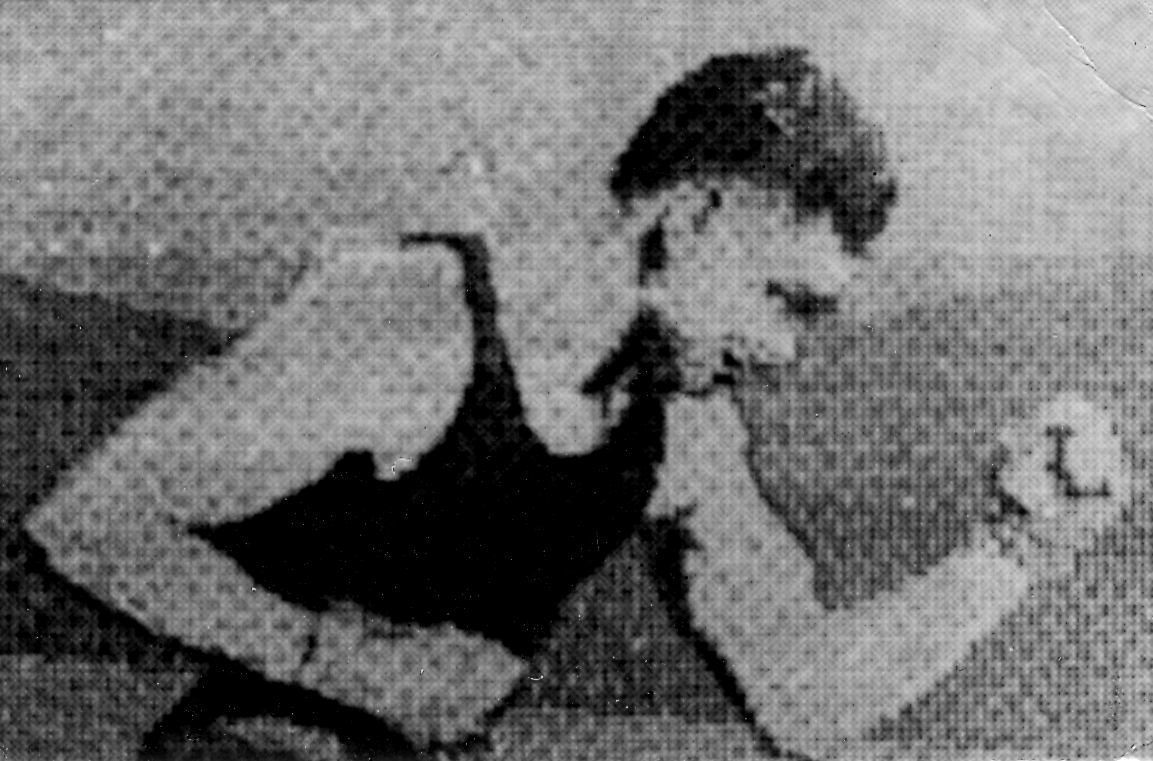
#> input picture CSE 4-1 Lab/Digital-image-processing/image-processing/Fig01.png, 1153 x 761 px
$ python 'binary image.py'
#> lines starting #> are read from the running program, lines starting #| are printed output that depends on the picture; after the words box and inside, x2 and y2 are one past the last pixel; in counts of white or black regions, pixels touching at a corner belong together
import cv2
import matplotlib.pyplot as plt

image = cv2.imread('Fig01.png')
#> image is the input picture: shape (761, 1153, 3); min 0, max 255, mean 112.4

_, binary_image = cv2.threshold(image, 127, 255, cv2.THRESH_BINARY)
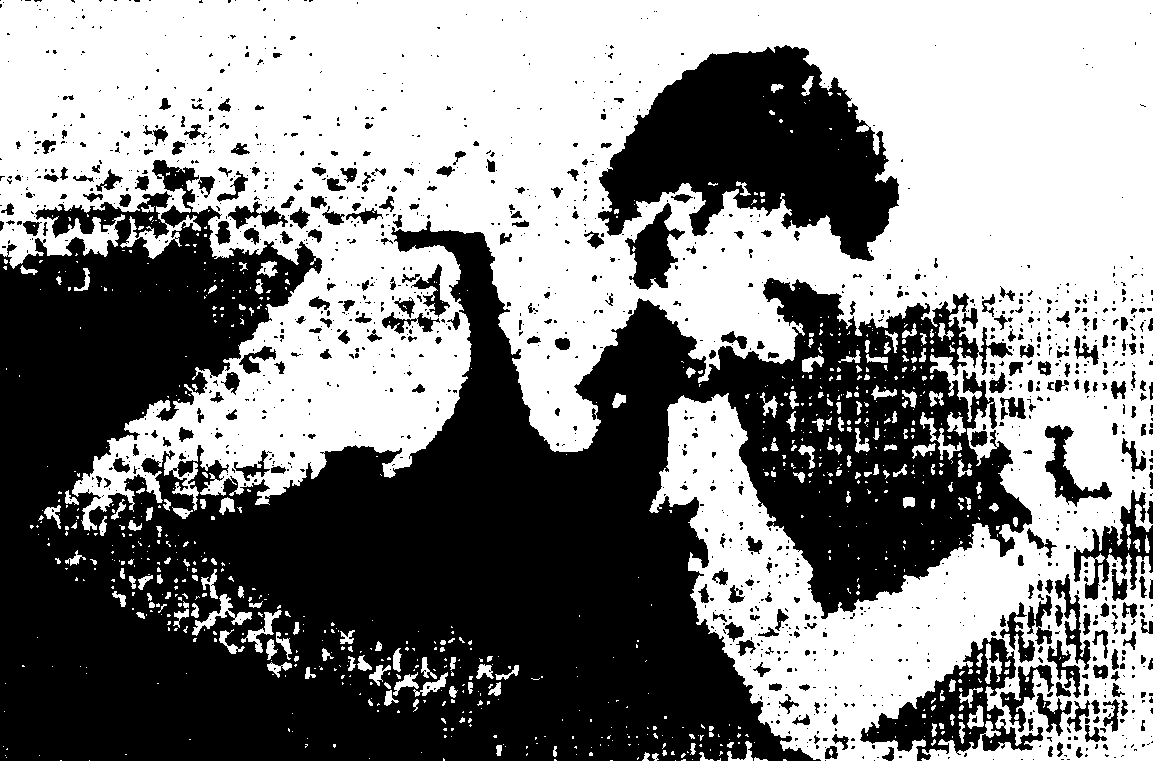
#> binary_image: shape (761, 1153, 3); 52.1% white; 1401 black regions (1095 under 20 px), largest, box (x1, y1, x2, y2) and area: (0, 160, 1032, 761) 335338, (598, 45, 899, 261) 37118, (860, 637, 1043, 761) 7666

fig, axes = plt.subplots(1, 2, figsize=(10, 5))

axes[0].imshow(image, cmap='gray')
axes[0].set_title('Original Image')
axes[0].axis('off')

axes[1].imshow(binary_image, cmap='gray')
axes[1].set_title('Binary Image')
axes[1].axis('off')

plt.show()
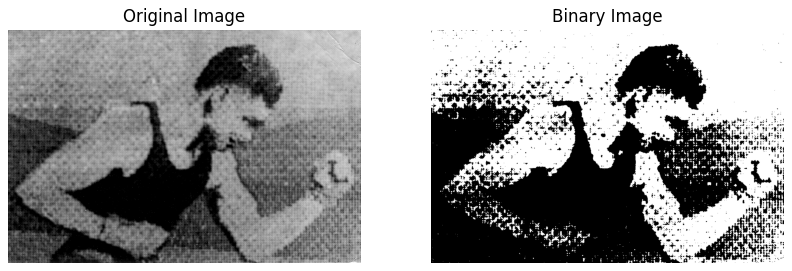
#> figure drawn by matplotlib, 2 panels
